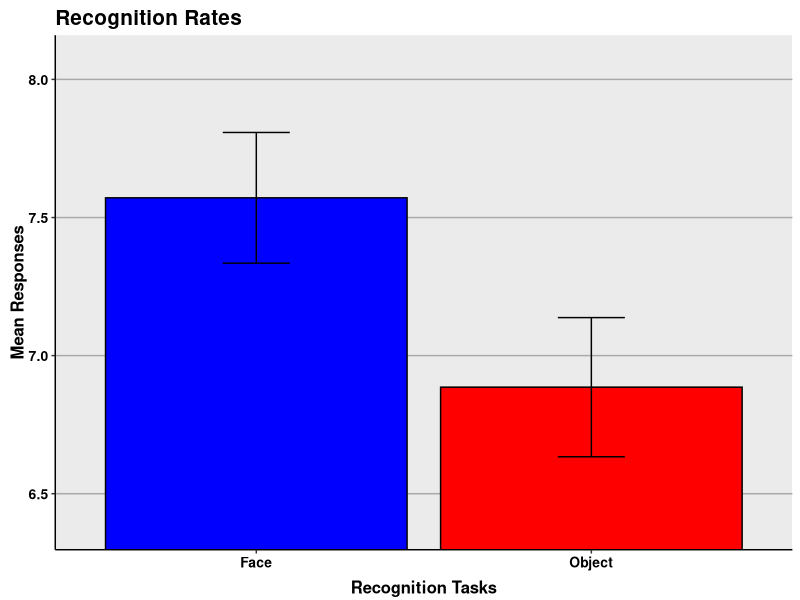

Generate this figure with R:
## ---- chunk 1
dat=read.csv("RecognitionData.csv")
## ---- chunk 2
str(dat)
## ---- chunk 3
dat$Participant<-as.factor(dat$Participant)
## ---- chunk 4
summary(aov(Scores~Condition+Error(Participant/Condition),data=dat))
## ---- chunk 5
summary(aov(Scores~Condition*Age*Gender+Error(Participant/Condition), data=dat))
## ---- chunk 6
t.test(dat$Scores[dat$"Condition"=="Face"],dat$Scores[dat$"Condition"=="Object"],var.equal=TRUE,paired=TRUE)
## ---- chunk 7
mean(dat$Scores[dat$Condition=="Face"])
mean(dat$Scores[dat$Condition=="Object"])
sd(dat$Scores[dat$Condition=="Face"])
sd(dat$Scores[dat$Condition=="Object"])
## ---- chunk 8
library(ggplot2)
library(gplots)
library(dplyr)
## ---- chunk 9
temp<-dat%>%group_by(Condition)%>%summarize(means=mean(Scores),
sems=sd(Scores)/sqrt(length(Scores)))
f<-ggplot(temp,aes(x=factor(Condition),y=means))+
geom_bar(stat="identity", color="black",
fill=c("blue", "red"))+
geom_errorbar(aes(ymax=means+sems,
ymin=means-sems),
width=.2)+
ggtitle("Recognition Rates")+
labs(x="Recognition Tasks",y="Mean Responses")+
scale_x_discrete(breaks=c("Face", "Object"),
labels=c("Face", "Object"))+
theme(plot.title=element_text(size=15,face="bold",vjust=.5))+
theme(axis.title.x=element_text(size=12,face="bold",vjust=-.25))+
theme(axis.title.y=element_text(size=12,face="bold",vjust=.25))+
theme(axis.text.x=element_text(size=10,face="bold",
color="black"))+
theme(axis.text.y=element_text(size=10,face="bold",color="black"))+
coord_cartesian(ylim=c(min(temp$means)-2*max(temp$sems),
max(temp$means)+2*max(temp$sems)))+
theme(panel.border=element_blank(),axis.line=element_line())+
theme(panel.grid.major.x=element_blank())+
theme(panel.grid.major.y=element_line(color="darkgrey"))+
theme(panel.grid.minor.y=element_blank())
f
